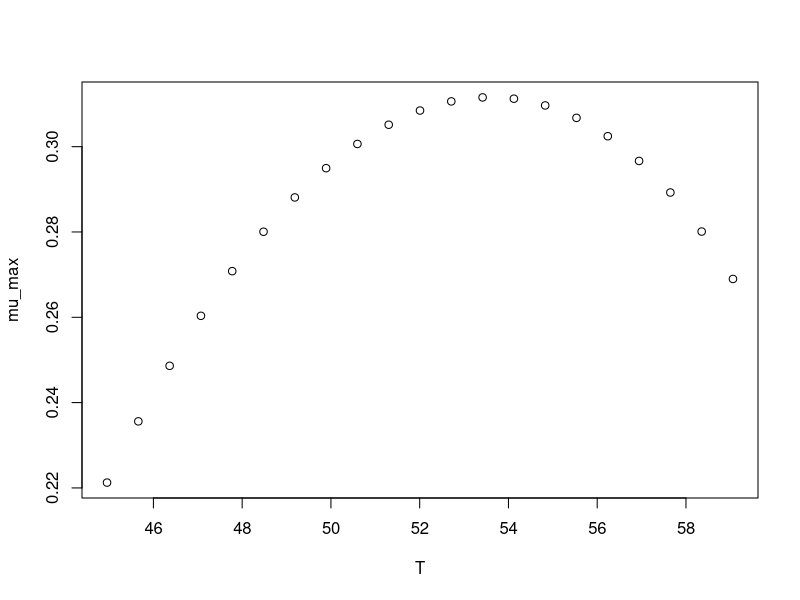

Generate this figure with R:
#############################
# start of Parameter script
#############################
T <- seq(44.955044955045,59.059,length.out=21)
#############################
# end of Parameter script
#############################
############################# 
# start of Model script Gropin ID 1101 
#############################
 
# constant coefficients for this model
 
variables <- data.frame(T)
argumentsPar <- expand.grid(variables)
 
# heart of the model
response_surface <- function(T) {
   mumax <-sqrt((1/10.3)* ((T-64.2)*((T-38.2)^2))/((53.6-38.2)* (((53.6-38.2)*(T-53.6)-(53.6-64.2)*(53.6+38.2-2*T)))))

return(mumax=mumax)
} 

# output parameters
mumax <- cbind(argumentsPar,response_surface(argumentsPar['T']))
colnames(mumax) <- c(colnames(argumentsPar),'mumax')
#############################
# End of Model script
#############################
############################# 
# start of Visualisation script Gropin ID 1101 
#############################
plot(T,mumax$mumax,
                          xlab='T',
                          ylab='mu_max')
#############################
# End of Visualisation script
#############################
